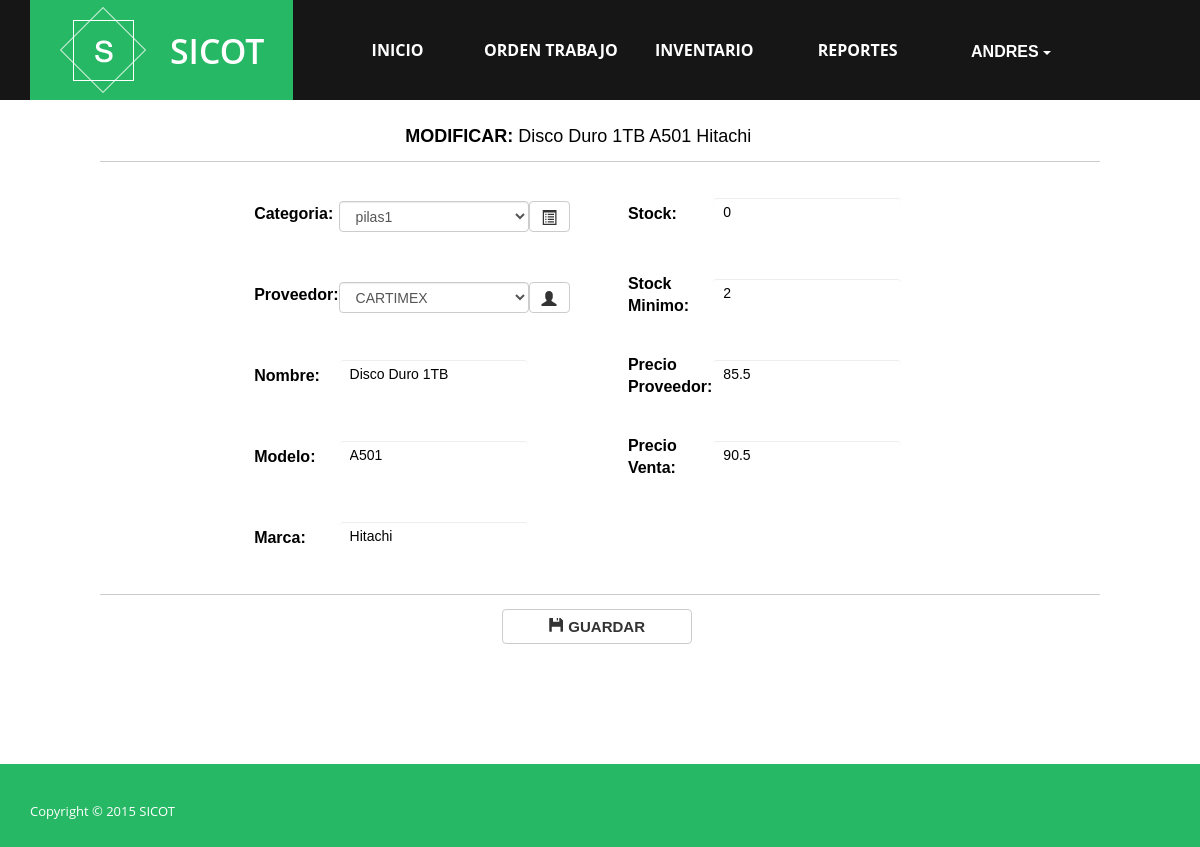
The page /inventario/gestionarproducto/modificarproducto/1/ (signed in) on the database its author committed.
### principal/models.py (models this page shows, shortened)
class Usuario (AbstractBaseUser,PermissionsMixin):
    usu_cedula = models.CharField(primary_key=True,max_length = 10)
    usu_nombre = models.CharField(max_length = 20)
    usu_apellido = models.CharField(max_length = 50)
    usu_correo = models.EmailField()
    is_active = models.BooleanField(default=True)
    is_staff = models.BooleanField(default=True)
    EST_CHOICES = (
            (u'a', u'Activo'),
            (u'i', u'Inactivo'),
    )
    usu_estado = models.CharField(max_length = 1, choices=EST_CHOICES, default='a')
    object=UserManager()
    USERNAME_FIELD = 'usu_cedula'
    REQUIRED_FIELDS = ['usu_correo','usu_nombre']

class Producto (models.Model):
    prov_cedula = models.ForeignKey(Proveedor)
    cat_id = models.ForeignKey(Categoria)
    pro_id = models.AutoField(primary_key=True)
    pro_nombre = models.CharField(max_length = 50)
    pro_modelo = models.CharField(max_length = 50)
    pro_marca = models.CharField(max_length = 50)
    pro_stocka = models.CharField(max_length = 10,default='0')
    pro_stockm = models.CharField(max_length = 10,default='0')
    pro_precio = models.FloatField()
    pro_preciov = models.FloatField()
    EST_CHOICES = (
            (u'a', u'Activo'),
            (u'i', u'Inactivo'),
    )
    pro_estado = models.CharField(max_length = 1, choices=EST_CHOICES, default='a')

### principal/views.py (the view, shortened to what this page needs)
# urls.py: url(r'^inventario/gestionarproducto/modificarproducto/(?P<id>\d+)/$',modificarproducto, name='modificarproducto'),
@login_required(login_url='/')
def modificarproducto(request,id):
    pro=Producto.objects.get(pk=id)
    cat=Categoria.objects.get(pk=pro.cat_id_id)
    prov=Proveedor.objects.get(pk=pro.prov_cedula_id)
    cate = Categoria.objects.all()
    prove = Proveedor.objects.all()
    return render_to_response('modificarproducto.html',{'pro':pro,'cat':cat,'prov':prov,'cate':cate,'prove':prove},context_instance=RequestContext(request))

### templates/modificarproducto.html (shortened to what this page needs)
{% extends "menu.html" %}
{% load staticfiles %}
{% block content %}
    <form  method="post" id="formulario">
        <table width="1000" border="0" cellspacing="0" cellpadding="0" align="center">
            <tr>
                <td width="56" class="titulos"></td>
                <td height="5" colspan="2" class="titulos"></td>
                <td colspan="3"></td>
            </tr>
            <tr>
                <td>&nbsp;</td>
                <td width="100">&nbsp;</td>
                <td width="20">&nbsp;</td>
                <td width="80">&nbsp;</td>
                <td width="100">&nbsp;</td>
                <td width="50">&nbsp;</td>
                <td width="100">&nbsp;</td>
                <td width="100">&nbsp;</td>
                <td width="100">&nbsp;</td>
            </tr>
            <tr>
                <td>&nbsp;</td>
                <td colspan="7" align="center" > <font color="black" face="Arial" size=4> <b> MODIFICAR: </b> {{ pro.pro_nombre }} {{ pro.pro_modelo }} {{ pro.pro_marca }}</font>  </td>
                <td>&nbsp;</td>
            </tr>
            <tr>
                <td colspan="9" class="titulos" height="10"><hr /></td>
            </tr>
            <tr>
                <td>&nbsp;</td>
                <td>&nbsp;</td>
                <td style="height: 30px ; vertical-align: middle"> <label> <font color="black" face="Arial" size=3>Categoria: </font></label>  </td>
                <td style="height: 30px ; vertical-align: middle" >
                    <select  class="form-control" style="width: 190px ; height: 31px; vertical-align: middle" name="cmbCat" id="cmbCat" SIZE=1 >
                        {% for item in cate %}
                            <option value="{{ item.cat_id }}">{{ item.cat_nombre }}</option>
                        {% endfor %}
                    </select>
                </td>
                <td> <button id="btnCat" name="btnCat" type="button" style="font-size: 15px; height: 31px"   class="btn btn-default" aria-label="Left Align"  >
                    <span class="glyphicon glyphicon-list-alt" aria-hidden="true" > </span>
                </button></td>
                <td style="height: 30px" valign="middle"><label> <font color="black" face="Arial" size=3>Stock: </font></label>  </td>
                <td><br><input type="text" name="txtStockA" style=" width: 190px ; height: 30px ;color: black" id="txtStockA" class="form-control" placeholder="Ingrese stock" value="{{ pro.pro_stocka }}"> </td>
                <td>&nbsp;</td>
                <td>&nbsp;</td>
            </tr>
            <tr>
                <td>&nbsp;</td>
                <td>&nbsp;</td>
                <td style="height: 30px" valign="middle"><label> <font color="black" face="Arial" size=3>Proveedor: </font></label>  </td>
                <td style="height: 30px ; vertical-align: middle" >
                    <select  class="form-control" style="width: 190px ; height: 31px; vertical-align: middle" name="cmbProv" id="cmbProv" SIZE=1 >
                        {% for item in prove %}
                            <option value="{{ item.prov_cedula }}">{{ item.prov_nombre }}</option>
                        {% endfor %}
                    </select>
                </td>
                <td><button id="btnProv" name="btnProv" type="button" style="font-size: 15px; height: 31px"   class="btn btn-default" aria-label="Left Align"  >
                    <span class="glyphicon glyphicon-user" aria-hidden="true" > </span>
                </button></td>
                <td style="height: 30px" valign="middle"><label> <font color="black" face="Arial" size=3>Stock Minimo: </font></label>  </td>
                <td><br><input type="text" name="txtStockM" style=" width: 190px ; height: 30px ;color: black" id="txtStockM" class="form-control" placeholder="Ingrese stock minimo" value="{{ pro.pro_stockm }}"> </td>
                <td>&nbsp;</td>
                <td>&nbsp;</td>
        </tr>
            <tr>
                <td>&nbsp;</td>
                <td>&nbsp;</td>
                <td style="height: 30px" valign="middle"><label> <font color="black" face="Arial" size=3>Nombre: </font></label>  </td>
                <td> <br> <input type="text" name="txtNombre" style="width: 190px ; height: 30px ;color: black" id="txtNombre" class="form-control" placeholder="Ingrese producto" value="{{ pro.pro_nombre }}"> </td>
                <td>&nbsp;</td>
                <td style="height: 30px" valign="middle"><label> <font color="black" face="Arial" size=3>Precio Proveedor: </font></label>  </td>
                <td><br><input type="text" name="txtPrecioP" style=" width: 190px ; height: 30px ;color: black" id="txtPrecioP" class="form-control" placeholder="Ingrese precio proveedor" value="{{ pro.pro_precio }}"> </td>
                <td>&nbsp;</td>
                <td>&nbsp;</td>
            </tr>
            <tr>
                <td>&nbsp;</td>
                <td>&nbsp;</td>
                <td style="height: 30px" valign="middle"><label> <font color="black" face="Arial" size=3>Modelo: </font></label>  </td>
                <td> <br> <input type="text" name="txtModelo" style="width: 190px ; height: 30px ;color: black" id="txtModelo" class="form-control" placeholder="Ingrese modelo" value="{{ pro.pro_modelo }}"> </td>
                <td>&nbsp;</td>
                <td style="height: 30px" valign="middle"><label> <font color="black" face="Arial" size=3>Precio Venta: </font></label>  </td>
                <td><br><input type="text" name="txtPrecio" style=" width: 190px ; height: 30px ;color: black" id="txtPrecio" class="form-control" placeholder="Ingrese precio venta" value="{{ pro.pro_preciov }}"> </td>
                <td>&nbsp;</td>
                <td>&nbsp;</td>
            </tr>
            <tr>
                <td>&nbsp;</td>
                <td>&nbsp;</td>
                <td style="height: 30px" valign="middle"><label> <font color="black" face="Arial" size=3>Marca: </font></label>  </td>
                <td> <br> <input type="text" name="txtMarca" style="width: 190px ; height: 30px ;color: black" id="txtMarca" class="form-control" placeholder="Ingrese marca" value="{{ pro.pro_marca }}"> </td>
                <td>&nbsp;</td>
                <td>&nbsp;</td>
                <td>&nbsp;</td>
                <td>&nbsp;</td>
                <td>&nbsp;</td>
            </tr>
            <tr>
                <td colspan="9" class="titulos" height="10"><hr /></td>
            </tr>
            <tr>
                <td>&nbsp;</td>
                <td>&nbsp;</td>
                <td>&nbsp;</td>
                <td colspan="3" align="right" > <button type="submit" style="font-size: 15px; width: 190px"   class="btn btn-default" aria-label="Left Align" onclick="validarFormulario()">
                    <span class="glyphicon glyphicon-floppy-disk" aria-hidden="true" > </span>  <b> GUARDAR  </b>
                </button> &nbsp; &nbsp; &nbsp; </td>
                <td>&nbsp;</td>
                <td>&nbsp;</td>
                <td>&nbsp;</td>
            </tr>
        </table>
    </form>
{% endblock content %}

### templates/menu.html (shortened to what this page needs)
<!DOCTYPE html>
<html>
<head>
    {% load staticfiles %}
    {% block css %}
        <link rel="stylesheet" href="{% static 'css/bootstrap.min.css' %}">
        <link rel="stylesheet" href="{% static 'css/normalize.min.css' %}">
        <link rel="stylesheet" href="{% static 'css/animate.css' %}">
        <link rel="stylesheet" href="{% static 'css/font-awesome.min.css' %}">
        <link rel="stylesheet" href="{% static 'css/templatemo_misc.css' %}">
        <link rel="stylesheet" href="{% static 'css/templatemo_style.css' %}">
        <link rel="stylesheet" href="{% static 'css/formulario.css' %}">
    {% endblock css %}
</head>
<body>
<div id="front">
        <div class="site-header">
            <div class="container">
                <div class="row">
                    <div class="col-md-3 col-sm-10 col-xs-20">
                        <div id="templatemo_logo">
                            <h1><a href="{% url 'inicio' %}">SICOT</a></h1>
                        </div>
                    </div>
                    <div class="col-md-8 col-sm-20 col-xs-20">
                        <div class="main-menu">
                            <ul >
                                <li><a href="{% url 'inicio' %}">Inicio</a></li>
                                <li><a href="{% url 'orden' %}">Orden Trabajo</a></li>
                                <li><a href="{% url 'inventario' %}">Inventario</a></li>
                                <li><a href="{% url 'reporte' %}">Reportes</a></li>
                                <div class="btn-group">
                                  <button id="btnuser" style="font-size: 16px; width: 150px ;height: 90px; border: 0px; background: #161616; color: #ffffff" type="button" class="btn btn-default dropdown-toggle" data-toggle="dropdown" aria-haspopup="true" aria-expanded="false">
                                   <b>  {{ user.usu_nombre|upper}}  </b> <span class="caret"></span>
                                  </button>
                                </div>
                            </ul>
                        </div>
                    </div>
                </div>
            </div>
        </div>
    </div>
<div id="contenido" >
    {% block content %}  {% endblock content %}
</div>
</body>
<div class="site-footer">
        <div class="container">
            <div class="row">
                <div class="col-md-6 col-sm-6">
                    <span >
                    	Copyright &copy; 2015 <a href="#">SICOT</a>
                    </span>
                </div>
            </div>
        </div>
    </div>
</html>

### static/css/templatemo_style.css (style rules this page uses)
html, button, input, select, textarea { color: #222; }
hr { display: block; height: 1px; border: 0; border-top: 1px solid #ccc; margin: 1em 0; padding: 0; }
.main-menu ul, .site-slider ul, ul.social { padding: 0; margin: 0; list-style: none; }
form input[type="text"], form input[type="email"], form input[type="number"], form input[type="password"] { background: #fff; border: 1px solid #fff; padding: 7px 10px; width: 60%; }
html, body { font-size: 100%; width: 100%; height: 100%; -webkit-font-smoothing: antialiased; -moz-osx-font-smoothing: grayscale; vertical-align: baseline; }
body { font: 13px/21px "Open Sans", Arial, sans-serif; color: #838383; background-color: white; }
a { color: #26b864; text-decoration: none !important; -webkit-transition: all 200ms ease-in; -moz-transition: all 200ms ease-in; -ms-transition: all 200ms ease-in; -o-transition: all 200ms ease-in; transition: all 200ms ease-in; }
h1, h2, h3, h4, h5, h6 { font-family: "Open Sans", Arial, sans-serif; color: #444444; }
h1 { font-size: 2.6em; }
*, *:before, *:after { -moz-box-sizing: border-box; -webkit-box-sizing: border-box; box-sizing: border-box; }
.site-header { position: static; min-height: 100px; height: 100px; width: 100%; z-index: 9999; background-color: #161616; }
#templatemo_logo { background-color: #26b864; background-image: url(../images/templatemo_logo.png); background-repeat: no-repeat; background-position: 30px center; height: 100px; display: block; }
#templatemo_logo h1 { margin: 0; text-transform: uppercase; font-weight: 600; line-height: 102px; display: block; }
#templatemo_logo h1 a { margin-left: 140px; color: white; display: block; }
.main-menu { text-align: left; position: relative; width: 900px; }
.main-menu ul { position: absolute; background-color: #161616; width: 100%; }
.main-menu ul li { display: inline-block; width: 150px; text-align: center; line-height: 100px; }
.main-menu ul li a { color: white; font-weight: 700; font-size: 16px; text-transform: uppercase; outline: 0; border: 0; display: block; }
input, textarea { margin-bottom: 30px; background-color: #f6f7f8; padding: 14px; font-size: 14px; color: #838383; outline: 0; border: 0; border-bottom: 1px solid #b5c1c9; width: 100%; }
.site-footer { margin-top: 120px; background-color: #26b864; color: white; padding: 25px 0; }
.site-footer a { color: white; }
.site-footer span { margin-top: 12px; display: block; }

### rows shown on the page
Usuario: usu_nombre "ANDRES"
Producto: pro_nombre "Disco Duro 1TB", pro_modelo "A501", pro_marca "Hitachi", txtStockA "0", txtStockM "2", txtNombre "Disco Duro 1TB", txtPrecioP "85.5", txtModelo "A501", txtPrecio "90.5", txtMarca "Hitachi"

### other values the page prints
form field cmbCat "pilas1"
form field cmbProv "CARTIMEX"
